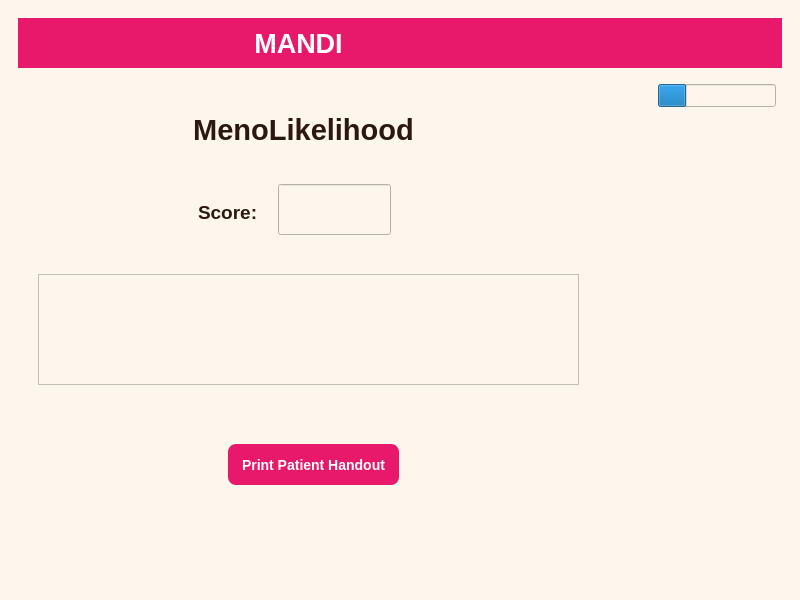
<?xml version="1.0" encoding="UTF-8"?>
<ui version="4.0">
 <class>MainWindow</class>
 <widget class="QMainWindow" name="MainWindow">
  <property name="geometry">
   <rect>
    <x>0</x>
    <y>0</y>
    <width>800</width>
    <height>600</height>
   </rect>
  </property>
  <property name="windowTitle">
   <string>MainWindow</string>
  </property>
  <property name="styleSheet">
   <string notr="true">background-color: #FDF6EC;</string>
  </property>
  <widget class="QWidget" name="centralwidget">
   <layout class="QHBoxLayout" name="horizontalLayout">
    <item>
     <widget class="QWidget" name="widget" native="true">
      <layout class="QVBoxLayout" name="verticalLayout">
       <item>
        <widget class="QWidget" name="headerDisplay" native="true">
         <property name="maximumSize">
          <size>
           <width>16777215</width>
           <height>50</height>
          </size>
         </property>
         <property name="styleSheet">
          <string notr="true">background-color: #E8196A;
border: none;</string>
         </property>
         <widget class="QLabel" name="mandiHeader">
          <property name="geometry">
           <rect>
            <x>180</x>
            <y>10</y>
            <width>201</width>
            <height>31</height>
           </rect>
          </property>
          <property name="font">
           <font>
            <family>Arial</family>
            <pointsize>20</pointsize>
            <bold>true</bold>
           </font>
          </property>
          <property name="styleSheet">
           <string notr="true">color: white;</string>
          </property>
          <property name="text">
           <string>MANDI</string>
          </property>
          <property name="alignment">
           <set>Qt::AlignmentFlag::AlignCenter</set>
          </property>
         </widget>
        </widget>
       </item>
       <item>
        <widget class="QWidget" name="widget_3" native="true">
         <widget class="QLabel" name="menolikelihoodLabel">
          <property name="geometry">
           <rect>
            <x>160</x>
            <y>30</y>
            <width>251</width>
            <height>51</height>
           </rect>
          </property>
          <property name="font">
           <font>
            <pointsize>22</pointsize>
            <bold>true</bold>
           </font>
          </property>
          <property name="styleSheet">
           <string notr="true">color: #2C1810;</string>
          </property>
          <property name="text">
           <string>MenoLikelihood</string>
          </property>
          <property name="alignment">
           <set>Qt::AlignmentFlag::AlignCenter</set>
          </property>
         </widget>
         <widget class="QLabel" name="scoreLabel">
          <property name="geometry">
           <rect>
            <x>180</x>
            <y>130</y>
            <width>71</width>
            <height>16</height>
           </rect>
          </property>
          <property name="font">
           <font>
            <family>Arial</family>
            <pointsize>14</pointsize>
            <bold>true</bold>
           </font>
          </property>
          <property name="styleSheet">
           <string notr="true">color: #2C1810;</string>
          </property>
          <property name="text">
           <string>Score:</string>
          </property>
         </widget>
         <widget class="QLineEdit" name="scoreDisplay">
          <property name="geometry">
           <rect>
            <x>260</x>
            <y>110</y>
            <width>113</width>
            <height>51</height>
           </rect>
          </property>
          <property name="readOnly">
           <bool>true</bool>
          </property>
         </widget>
         <widget class="QTextEdit" name="messageDisplay">
          <property name="geometry">
           <rect>
            <x>20</x>
            <y>200</y>
            <width>541</width>
            <height>111</height>
           </rect>
          </property>
          <property name="readOnly">
           <bool>true</bool>
          </property>
         </widget>
         <widget class="QPushButton" name="pdfButton">
          <property name="geometry">
           <rect>
            <x>210</x>
            <y>370</y>
            <width>171</width>
            <height>41</height>
           </rect>
          </property>
          <property name="styleSheet">
           <string notr="true">QPushButton {
    background-color: #E8196A;
    color: white;
    border-radius: 8px;
    padding: 10px;
    font-size: 14px;
    font-weight: bold;
}

QPushButton:hover {
    background-color: #F07B54;
}</string>
          </property>
          <property name="text">
           <string>Print Patient Handout</string>
          </property>
         </widget>
         <widget class="QProgressBar" name="progressBar">
          <property name="geometry">
           <rect>
            <x>640</x>
            <y>10</y>
            <width>118</width>
            <height>23</height>
           </rect>
          </property>
          <property name="value">
           <number>24</number>
          </property>
          <property name="textVisible">
           <bool>false</bool>
          </property>
         </widget>
        </widget>
       </item>
      </layout>
     </widget>
    </item>
   </layout>
  </widget>
 </widget>
 <resources/>
 <connections/>
</ui>
